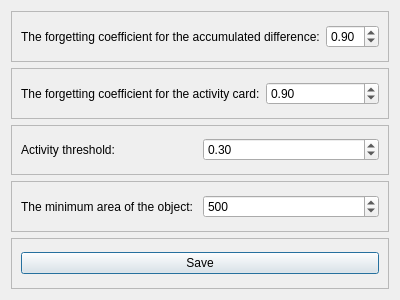
<?xml version="1.0" encoding="UTF-8"?>
<ui version="4.0">
 <class>Dialog</class>
 <widget class="QDialog" name="Dialog">
  <property name="geometry">
   <rect>
    <x>0</x>
    <y>0</y>
    <width>400</width>
    <height>300</height>
   </rect>
  </property>
  <property name="windowTitle">
   <string>Dialog</string>
  </property>
  <layout class="QVBoxLayout" name="verticalLayout">
   <item>
    <widget class="QFrame" name="frame">
     <property name="frameShape">
      <enum>QFrame::StyledPanel</enum>
     </property>
     <property name="frameShadow">
      <enum>QFrame::Raised</enum>
     </property>
     <layout class="QHBoxLayout" name="horizontalLayout">
      <item>
       <widget class="QLabel" name="label_6">
        <property name="text">
         <string>The forgetting coefficient for the accumulated difference:</string>
        </property>
       </widget>
      </item>
      <item>
       <widget class="QDoubleSpinBox" name="alpha">
        <property name="minimum">
         <double>0.100000000000000</double>
        </property>
        <property name="maximum">
         <double>1.000000000000000</double>
        </property>
        <property name="value">
         <double>0.900000000000000</double>
        </property>
       </widget>
      </item>
     </layout>
    </widget>
   </item>
   <item>
    <widget class="QFrame" name="frame_2">
     <property name="frameShape">
      <enum>QFrame::StyledPanel</enum>
     </property>
     <property name="frameShadow">
      <enum>QFrame::Raised</enum>
     </property>
     <layout class="QHBoxLayout" name="horizontalLayout_2">
      <item>
       <widget class="QLabel" name="label_5">
        <property name="text">
         <string>The forgetting coefficient for the activity card:</string>
        </property>
       </widget>
      </item>
      <item>
       <widget class="QDoubleSpinBox" name="activity_alpha">
        <property name="minimum">
         <double>0.100000000000000</double>
        </property>
        <property name="maximum">
         <double>1.000000000000000</double>
        </property>
        <property name="value">
         <double>0.900000000000000</double>
        </property>
       </widget>
      </item>
     </layout>
    </widget>
   </item>
   <item>
    <widget class="QFrame" name="frame_4">
     <property name="frameShape">
      <enum>QFrame::StyledPanel</enum>
     </property>
     <property name="frameShadow">
      <enum>QFrame::Raised</enum>
     </property>
     <layout class="QHBoxLayout" name="horizontalLayout_3">
      <item>
       <widget class="QLabel" name="label_4">
        <property name="text">
         <string>Activity threshold:</string>
        </property>
       </widget>
      </item>
      <item>
       <widget class="QDoubleSpinBox" name="activity_threshold">
        <property name="minimum">
         <double>0.100000000000000</double>
        </property>
        <property name="maximum">
         <double>1.000000000000000</double>
        </property>
        <property name="value">
         <double>0.300000000000000</double>
        </property>
       </widget>
      </item>
     </layout>
    </widget>
   </item>
   <item>
    <widget class="QFrame" name="frame_5">
     <property name="frameShape">
      <enum>QFrame::StyledPanel</enum>
     </property>
     <property name="frameShadow">
      <enum>QFrame::Raised</enum>
     </property>
     <layout class="QHBoxLayout" name="horizontalLayout_4">
      <item>
       <widget class="QLabel" name="label_3">
        <property name="text">
         <string>The minimum area of the object:</string>
        </property>
       </widget>
      </item>
      <item>
       <widget class="QSpinBox" name="min_object_area">
        <property name="maximum">
         <number>5000</number>
        </property>
        <property name="value">
         <number>500</number>
        </property>
       </widget>
      </item>
     </layout>
    </widget>
   </item>
   <item>
    <widget class="QFrame" name="frame_3">
     <property name="frameShape">
      <enum>QFrame::StyledPanel</enum>
     </property>
     <property name="frameShadow">
      <enum>QFrame::Raised</enum>
     </property>
     <layout class="QHBoxLayout" name="horizontalLayout_5">
      <item>
       <widget class="QPushButton" name="btn_save">
        <property name="text">
         <string>Save</string>
        </property>
       </widget>
      </item>
     </layout>
    </widget>
   </item>
  </layout>
 </widget>
 <resources/>
 <connections/>
</ui>
